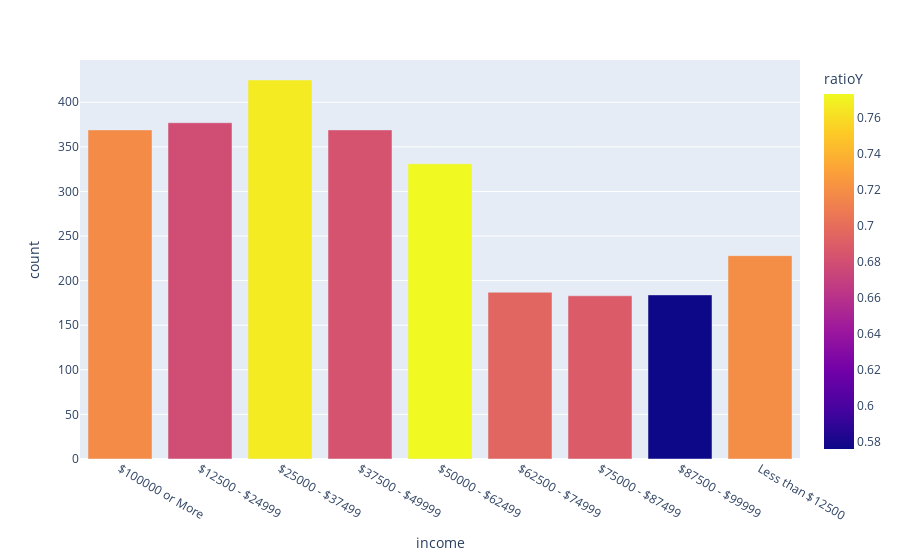

Notebook cell for this chart:
### Code cell
#lets see the difference between the two and graph that as well
diffIncomes = groupRestU20.groupby('income', as_index=False)[['Y']].count()
groupU20Incomes = groupRestU20.groupby('income', as_index=False)[['Y']].sum()
diffIncomes['count'] = diffIncomes.Y
diffIncomes['Y'] = groupU20Incomes.Y
diffIncomes['ratioY'] = diffIncomes['Y']/diffIncomes['count']
fig2 = px.bar(diffIncomes, x='income', y='count', color='ratioY')
fig2.show()
#This shows how many drivers recieved coupons and the ratio to them recieving the coupon to them actually using it.
#As we can see, those in the income classes between $0-$62,500 were all more than 70% likely to use the coupon given to them
#However, this drops after that to roughly 65% between $62,500-$100,000 and jumps back up at $100,000 and more.
#Overall, this shows that the coupon was relatively successful among all income classes but more so in the mid range incomes.

### Figure 1 — Plotly figure (JSON) as saved in the notebook; plotly's stock layout.template omitted (floating-point values rounded to 4 significant figures)
{"data": [{"alignmentgroup": "True", "hovertemplate": "income=%{x}<br>count=%{y}<br>ratioY=%{marker.color}<extra></extra>", "legendgroup": "", "marker": {"color": [0.7182, 0.679, 0.7671, 0.6829, 0.7734, 0.6952, 0.6885, 0.5761, 0.7193], "coloraxis": "coloraxis", "pattern": {"shape": ""}}, "name": "", "offsetgroup": "", "orientation": "v", "showlegend": false, "textposition": "auto", "type": "bar", "x": ["$100000 or More", "$12500 - $24999", "$25000 - $37499", "$37500 - $49999", "$50000 - $62499", "$62500 - $74999", "$75000 - $87499", "$87500 - $99999", "Less than $12500"], "xaxis": "x", "y": [369, 377, 425, 369, 331, 187, 183, 184, 228], "yaxis": "y"}], "layout": {"barmode": "relative", "coloraxis": {"colorbar": {"title": {"text": "ratioY"}}, "colorscale": [[0, "#0d0887"], [0.1111, "#46039f"], [0.2222, "#7201a8"], [0.3333, "#9c179e"], [0.4444, "#bd3786"], [0.5556, "#d8576b"], [0.6667, "#ed7953"], [0.7778, "#fb9f3a"], [0.8889, "#fdca26"], [1, "#f0f921"]]}, "legend": {"tracegroupgap": 0}, "margin": {"t": 60}, "xaxis": {"anchor": "y", "domain": [0, 1], "title": {"text": "income"}}, "yaxis": {"anchor": "x", "domain": [0, 1], "title": {"text": "count"}}}}
